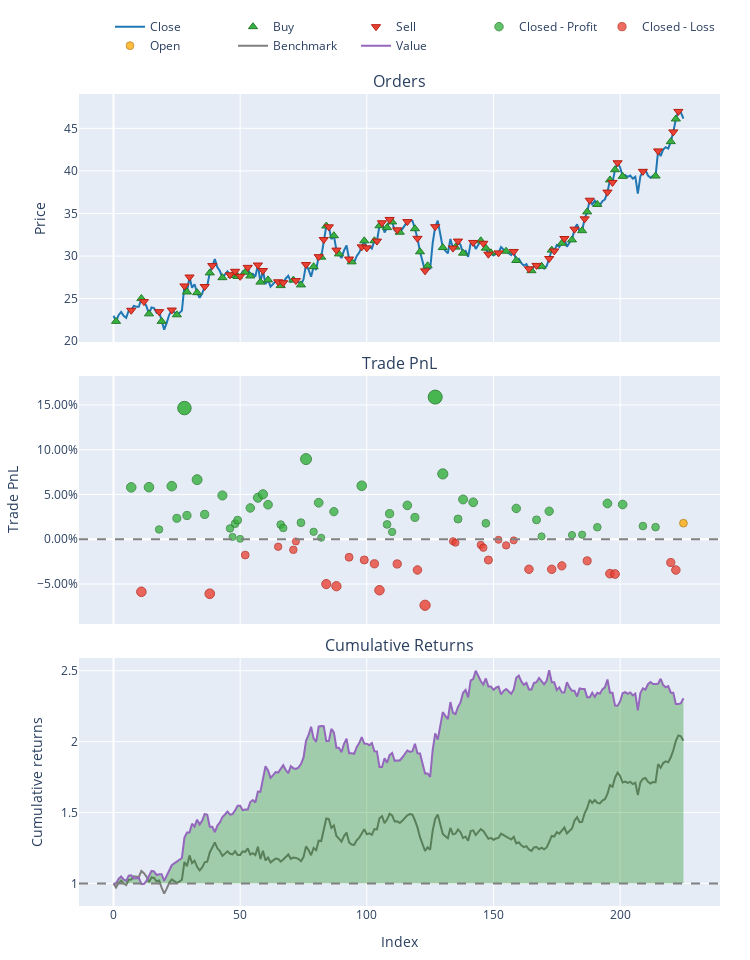

Notebook code cell kept with this figure:
### Markdown cell above
visualization

### Code cell
pf.plot().show()

### Figure 1 — Plotly figure (JSON) as saved in the notebook; plotly's stock layout.template omitted (floating-point values rounded to 4 significant figures; data arrays with more than 128 entries replaced by an {"elided": "..."} marker saying what was removed)
{"data": [{"legendgroup": "0", "line": {"color": "#1f77b4"}, "name": "Close", "showlegend": true, "type": "scatter", "uid": "aeba8be0-5a10-4f25-9eaf-70498d7aa502", "x": {"elided": "226 int values"}, "xaxis": "x", "y": {"elided": "226 float values"}, "yaxis": "y"}, {"customdata": {"elided": "55x3 float values"}, "hovertemplate": "Order Id: %{customdata[0]}<br>Timestamp: %{x}<br>Price: %{y}<br>Size: %{customdata[1]:.6f}<br>Fees: %{customdata[2]:.6f}", "legendgroup": "1", "marker": {"color": "#37B13F", "line": {"color": "rgb(38,123,44)", "width": 1}, "size": 8, "symbol": "triangle-up"}, "mode": "markers", "name": "Buy", "type": "scatter", "uid": "2f8bfb1d-752b-41d5-a384-0ad27671f767", "x": [1, 11, 14, 19, 25, 29, 33, 38, 43, 47, 49, 52, 54, 58, 61, 66, 71, 74, 79, 82, 84, 87, 89, 94, 99, 103, 105, 108, 110, 113, 119, 121, 124, 130, 135, 138, 145, 147, 149, 155, 159, 165, 169, 173, 177, 181, 185, 187, 191, 196, 198, 201, 214, 220, 222], "xaxis": "x", "y": [22.33, 25.01, 23.21, 22.33, 23.1, 25.78, 25.7, 28.02, 27.46, 27.72, 27.6, 28.1, 27.66, 26.94, 27.2, 26.53, 27.18, 26.61, 28.75, 29.87, 33.53, 32.39, 30.25, 29.32, 31.79, 31.8, 33.56, 33.34, 34.01, 32.8, 33.21, 30.5, 28.86, 31, 31.05, 30.34, 31.79, 30.93, 30.38, 30.57, 29.48, 28.28, 28.8, 30.7, 31.5, 31.9, 32.98, 35.19, 36.06, 38.94, 40.14, 39.36, 39.4, 43.44, 46.1], "yaxis": "y"}, {"customdata": {"elided": "55x3 float values"}, "hovertemplate": "Order Id: %{customdata[0]}<br>Timestamp: %{x}<br>Price: %{y}<br>Size: %{customdata[1]:.6f}<br>Fees: %{customdata[2]:.6f}", "legendgroup": "2", "marker": {"color": "#EA4335", "line": {"color": "rgb(181,31,18)", "width": 1}, "size": 8, "symbol": "triangle-down"}, "mode": "markers", "name": "Sell", "type": "scatter", "uid": "5595a6a0-307a-4cbc-8844-2e018a16f5bb", "x": [7, 12, 18, 23, 28, 30, 36, 39, 46, 48, 50, 53, 57, 59, 65, 67, 72, 76, 81, 83, 85, 88, 93, 98, 100, 104, 106, 109, 112, 116, 120, 123, 127, 134, 136, 142, 146, 148, 152, 158, 164, 167, 172, 174, 178, 182, 186, 188, 195, 197, 199, 209, 215, 221, 223], "xaxis": "x", "y": [23.63, 24.65, 23.47, 23.66, 26.49, 27.54, 26.42, 28.88, 27.8, 28.21, 27.62, 28.67, 28.95, 28.3, 26.98, 26.87, 27.12, 29, 29.93, 31.94, 33.43, 30.7, 29.65, 31.08, 30.96, 31.76, 33.91, 34.3, 33.08, 34.05, 32.08, 28.26, 33.45, 30.94, 31.76, 31.6, 31.5, 30.22, 30.37, 30.54, 28.5, 28.9, 29.71, 30.6, 32.06, 33.16, 34.37, 36.56, 37.51, 38.65, 40.96, 39.95, 42.35, 44.58, 46.99], "yaxis": "y"}, {"customdata": {"elided": "50x4 float values"}, "hovertemplate": "Exit Trade Id: %{customdata[0]}<br>Position Id: %{customdata[1]}<br>Exit Timestamp: %{x}<br>PnL: %{customdata[2]:.6f}<br>Return: %{customdata[3]:.2%}", "legendgroup": "3", "marker": {"color": "#37B13F", "line": {"color": "rgb(38,123,44)", "width": 1}, "opacity": [0.8045, 0.8047, 0.7599, 0.8057, 0.7717, 0.8884, 0.7747, 0.8126, 0.7759, 0.7959, 0.761, 0.752, 0.7661, 0.7698, 0.75, 0.7827, 0.7935, 0.7971, 0.7861, 0.7651, 0.7615, 0.7671, 0.8344, 0.7575, 0.7882, 0.7512, 0.7788, 0.8062, 0.7652, 0.7766, 0.7573, 0.7854, 0.7727, 0.9, 0.8187, 0.771, 0.7917, 0.7887, 0.7665, 0.7822, 0.7701, 0.7526, 0.7793, 0.754, 0.7545, 0.7623, 0.7874, 0.7863, 0.7635, 0.7624], "size": [9.542, 9.552, 7.463, 9.601, 8.015, 13.46, 8.153, 9.923, 8.207, 9.142, 7.515, 7.095, 7.75, 7.924, 7, 8.526, 9.03, 9.2, 8.687, 7.706, 7.535, 7.8, 10.94, 7.349, 8.783, 7.057, 8.344, 9.622, 7.711, 8.241, 7.342, 8.653, 8.059, 14, 10.21, 7.979, 8.945, 8.804, 7.768, 8.503, 7.937, 7.121, 8.365, 7.189, 7.208, 7.573, 8.746, 8.696, 7.631, 7.577], "symbol": "circle"}, "mode": "markers", "name": "Closed - Profit", "type": "scatter", "uid": "431bdba6-f268-462a-888d-d87892b829e8", "x": [7, 14, 18, 23, 25, 28, 29, 33, 36, 43, 46, 47, 48, 49, 50, 54, 57, 59, 61, 66, 67, 74, 76, 79, 81, 82, 87, 98, 108, 109, 110, 116, 119, 127, 130, 136, 138, 142, 147, 159, 167, 169, 172, 181, 185, 191, 195, 201, 209, 214], "xaxis": "x2", "y": [0.05796, 0.05818, 0.01095, 0.0593, 0.02342, 0.1465, 0.02656, 0.06657, 0.02776, 0.04893, 0.01213, 0.002628, 0.01742, 0.02138, 0.0004746, 0.03498, 0.04638, 0.05023, 0.03862, 0.01643, 0.01256, 0.01856, 0.08955, 0.008372, 0.04079, 0.001755, 0.03086, 0.05977, 0.01656, 0.02854, 0.008206, 0.03785, 0.02442, 0.1588, 0.073, 0.02261, 0.04447, 0.04127, 0.01785, 0.03446, 0.02167, 0.003211, 0.03134, 0.004741, 0.005179, 0.01343, 0.03996, 0.03882, 0.01474, 0.01352], "yaxis": "y2"}, {"customdata": [[1, 1, -6.205, -0.05866], [10, 10, -9.061, -0.06082], [17, 17, -2.73, -0.01763], [22, 22, -1.498, -0.008337], [25, 25, -2.162, -0.01179], [26, 26, -0.4453, -0.002457], [32, 32, -10.55, -0.05004], [34, 34, -10.83, -0.05242], [35, 35, -3.931, -0.02008], [37, 37, -4.695, -0.0231], [38, 38, -5.438, -0.02739], [39, 39, -11.0, -0.05693], [43, 43, -5.298, -0.02759], [46, 46, -6.803, -0.03427], [47, 47, -14.13, -0.07368], [50, 50, -0.4825, -0.002185], [51, 51, -0.8384, -0.003806], [55, 55, -1.529, -0.006263], [56, 56, -2.273, -0.009371], [58, 58, -5.675, -0.0232], [59, 59, -0.1383, -0.0005791], [60, 60, -1.632, -0.006836], [61, 61, -0.292, -0.001231], [63, 63, -8.205, -0.03349], [67, 67, -8.405, -0.03358], [68, 68, -7.176, -0.02967], [71, 71, -5.716, -0.02411], [74, 74, -9.357, -0.03838], [75, 75, -9.099, -0.03881], [79, 79, -6.258, -0.02599], [80, 80, -8.056, -0.03435]], "hovertemplate": "Exit Trade Id: %{customdata[0]}<br>Position Id: %{customdata[1]}<br>Exit Timestamp: %{x}<br>PnL: %{customdata[2]:.6f}<br>Return: %{customdata[3]:.2%}", "legendgroup": "4", "marker": {"color": "#EA4335", "line": {"color": "rgb(181,31,18)", "width": 1}, "opacity": [0.8051, 0.8072, 0.7663, 0.7575, 0.7607, 0.7519, 0.797, 0.7992, 0.7686, 0.7714, 0.7755, 0.8035, 0.7757, 0.782, 0.8194, 0.7516, 0.7532, 0.7555, 0.7584, 0.7715, 0.7501, 0.756, 0.7507, 0.7813, 0.7814, 0.7777, 0.7724, 0.7859, 0.7863, 0.7742, 0.7821], "size": [9.573, 9.668, 7.759, 7.348, 7.5, 7.088, 9.192, 9.297, 7.867, 8.0, 8.19, 9.497, 8.199, 8.495, 10.24, 7.076, 7.147, 7.256, 7.393, 8.005, 7.005, 7.281, 7.033, 8.46, 8.464, 8.291, 8.045, 8.676, 8.695, 8.128, 8.498], "symbol": "circle"}, "mode": "markers", "name": "Closed - Loss", "type": "scatter", "uid": "a74a70f6-0120-404b-92a6-ca452be18fc1", "x": [11, 38, 52, 65, 71, 72, 84, 88, 93, 99, 103, 105, 112, 120, 123, 134, 135, 145, 146, 148, 152, 155, 158, 164, 173, 177, 187, 196, 198, 220, 222], "xaxis": "x2", "y": [-0.05866, -0.06082, -0.01763, -0.008337, -0.01179, -0.002457, -0.05004, -0.05242, -0.02008, -0.0231, -0.02739, -0.05693, -0.02759, -0.03427, -0.07368, -0.002185, -0.003806, -0.006263, -0.009371, -0.0232, -0.0005791, -0.006836, -0.001231, -0.03349, -0.03358, -0.02967, -0.02411, -0.03838, -0.03881, -0.02599, -0.03435], "yaxis": "y2"}, {"customdata": [[81, 81, 4.068, 0.01796]], "hovertemplate": "Exit Trade Id: %{customdata[0]}<br>Position Id: %{customdata[1]}<br>Exit Timestamp: %{x}<br>PnL: %{customdata[2]:.6f}<br>Return: %{customdata[3]:.2%}", "legendgroup": "5", "marker": {"color": "#FFAA00", "line": {"color": "rgb(178,118,0)", "width": 1}, "opacity": [0.7666], "size": [7.773], "symbol": "circle"}, "mode": "markers", "name": "Open", "type": "scatter", "uid": "719f94fc-84a9-4087-bd40-5bea07a9c0bd", "x": [225], "xaxis": "x2", "y": [0.01796], "yaxis": "y2"}, {"legendgroup": "6", "line": {"color": "#7f7f7f"}, "name": "Benchmark", "showlegend": true, "type": "scatter", "uid": "3b885c6c-4e03-4143-b47d-bff995367026", "x": {"elided": "226 int values"}, "xaxis": "x3", "y": {"elided": "226 float values"}, "yaxis": "y3"}, {"hoverinfo": "skip", "legendgroup": "7", "line": {"color": "rgba(0, 0, 0, 0)", "width": 0}, "opacity": 0, "showlegend": false, "type": "scatter", "uid": "4f05b3f2-1778-47de-91c8-c9c1891946e6", "x": {"elided": "226 int values"}, "xaxis": "x3", "y": {"elided": "226 int values"}, "yaxis": "y3"}, {"connectgaps": false, "fill": "tonexty", "fillcolor": "rgba(0, 128, 0, 0.3)", "hoverinfo": "skip", "legendgroup": "7", "line": {"color": "rgba(0, 0, 0, 0)", "width": 0}, "opacity": 0, "showlegend": false, "type": "scatter", "uid": "fbd9cebd-dae3-40c3-8809-44736e4f8653", "x": {"elided": "226 int values"}, "xaxis": "x3", "y": {"elided": "226 float values"}, "yaxis": "y3"}, {"hoverinfo": "skip", "legendgroup": "7", "line": {"color": "rgba(0, 0, 0, 0)", "width": 0}, "opacity": 0, "showlegend": false, "type": "scatter", "uid": "6a88ca68-4fb7-4aa6-a29b-983cc7854382", "x": {"elided": "226 int values"}, "xaxis": "x3", "y": {"elided": "226 int values"}, "yaxis": "y3"}, {"connectgaps": false, "fill": "tonexty", "fillcolor": "rgba(255, 0, 0, 0.3)", "hoverinfo": "skip", "legendgroup": "7", "line": {"color": "rgba(0, 0, 0, 0)", "width": 0}, "opacity": 0, "showlegend": false, "type": "scatter", "uid": "0c756a64-dd2f-477a-82dd-7e2cbbc93baf", "x": {"elided": "226 int values"}, "xaxis": "x3", "y": {"elided": "226 float values"}, "yaxis": "y3"}, {"legendgroup": "8", "line": {"color": "#9467bd"}, "name": "Value", "showlegend": true, "type": "scatter", "uid": "75bd39f7-2ec6-448d-8ecc-112a3eba894b", "x": {"elided": "226 int values"}, "xaxis": "x3", "y": {"elided": "226 float values"}, "yaxis": "y3"}, {"hoverinfo": "skip", "legendgroup": "7", "line": {"color": "rgba(0, 0, 0, 0)", "width": 0}, "opacity": 0, "showlegend": false, "type": "scatter", "uid": "623c6d66-54d5-46ff-8ee5-715be28f744a", "x": {"elided": "226 int values"}, "xaxis": "x3", "y": {"elided": "226 int values"}, "yaxis": "y3"}], "layout": {"annotations": [{"font": {"size": 16}, "showarrow": false, "text": "Orders", "x": 0.5, "xanchor": "center", "xref": "paper", "y": 1, "yanchor": "bottom", "yref": "paper"}, {"font": {"size": 16}, "showarrow": false, "text": "Trade PnL", "x": 0.5, "xanchor": "center", "xref": "paper", "y": 0.6528, "yanchor": "bottom", "yref": "paper"}, {"font": {"size": 16}, "showarrow": false, "text": "Cumulative Returns", "x": 0.5, "xanchor": "center", "xref": "paper", "y": 0.3056, "yanchor": "bottom", "yref": "paper"}], "height": 960, "legend": {"orientation": "h", "traceorder": "normal", "x": 1, "xanchor": "right", "y": 1.042, "yanchor": "bottom"}, "margin": {"b": 30, "l": 30, "r": 30, "t": 30}, "shapes": [{"line": {"color": "gray", "dash": "dash"}, "type": "line", "x0": 0, "x1": 1, "xref": "paper", "y0": 0, "y1": 0, "yref": "y2"}, {"line": {"color": "gray", "dash": "dash"}, "type": "line", "x0": 0, "x1": 1, "xref": "paper", "y0": 1, "y1": 1, "yref": "y3"}], "showlegend": true, "width": 750, "xaxis": {"anchor": "y", "domain": [0, 1], "matches": "x3", "showticklabels": false}, "xaxis2": {"anchor": "y2", "domain": [0, 1], "matches": "x3", "showticklabels": false}, "xaxis3": {"anchor": "y3", "domain": [0, 1], "title": {"text": "Index"}}, "yaxis": {"anchor": "x", "domain": [0.6944, 1], "title": {"text": "Price"}}, "yaxis2": {"anchor": "x2", "domain": [0.3472, 0.6528], "tickformat": ".2%", "title": {"text": "Trade PnL"}}, "yaxis3": {"anchor": "x3", "domain": [0, 0.3056], "title": {"text": "Cumulative returns"}}}}
